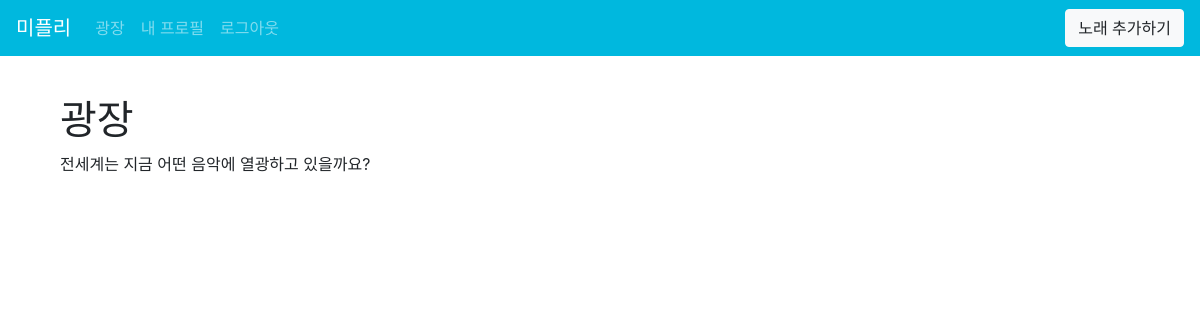
The page / (signed in) on the database as committed earlier.
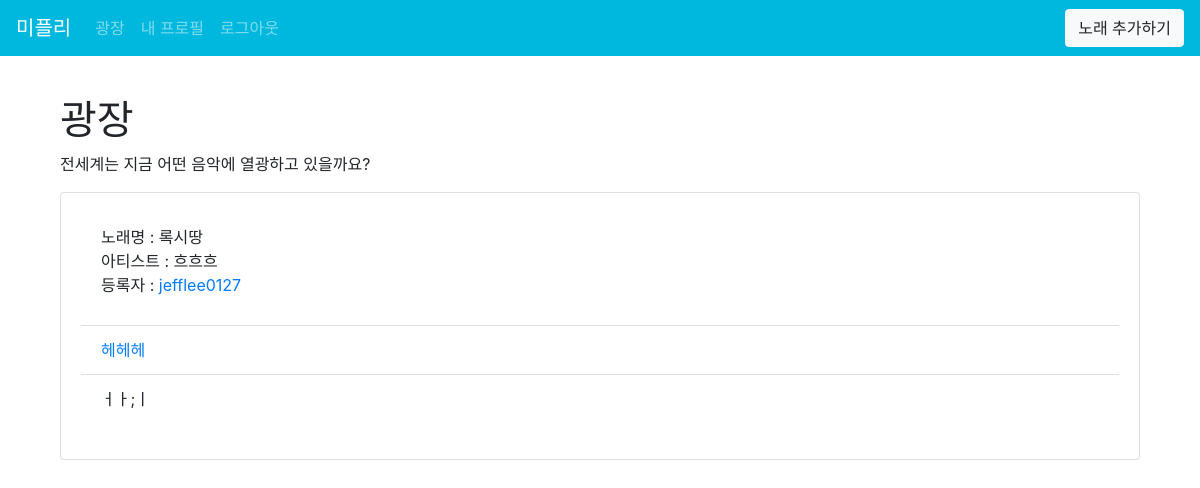
The same page on the database as committed later.
### app.py (models this page shows, shortened)
class Track(db.Model):
    __table_name__ = 'track'
    id = db.Column(db.Integer, primary_key=True)
    title = db.Column(db.String(), nullable=False)
    artist = db.Column(db.String(), nullable=False)
    link = db.Column(db.String())
    description = db.Column(db.String())
    date_added = db.Column(db.DateTime, default=datetime.utcnow())
    list_id = db.Column(db.Integer, nullable=False)
    creator_name = db.Column(db.String(), nullable=False)

### app.py (the view)
@app.route('/')
def index():
    tracks = Track.query.all()
    return render_template('index.html', tracks=tracks)

### app.py (called while the page is built)
@app.context_processor
def inject_lists():
    if 'logged_in' in session:
        data = List.query.filter_by(user_id=session['current_id']).all()
        return dict(mylists=data)
    else :
        return dict(mylists='None')

### templates/index.html (shortened to what this page needs)
{% extends 'layout.html' %}
{% block content %}
<link rel="stylesheet" href="https://stackpath.bootstrapcdn.com/bootstrap/4.3.1/css/bootstrap.min.css">
<br>
<br>
<br>
<br>
<main role="main" class="container">
  <h1>광장</h1>
  <p>전세계는 지금 어떤 음악에 열광하고 있을까요?</p>
  {% for track in tracks %}
  <div class="card">
  <div class="card-body">
    <ul class="list-group list-group-flush">
    <li class="list-group-item"><p>노래명 : {{track.title}} <br>아티스트 : {{track.artist}} <br>등록자 : <a href="{{ url_for('profile', username=track.creator_name)}}">{{track.creator_name}}</a></p></li>
    <li class="list-group-item"><a href="{{track.link}}">{{track.link}}</a></li>
    <li class="list-group-item"><p>{{track.description}}</p></li>
    </ul>
  </div>
  </div>
  {%endfor%}
</main>
{% endblock %}

### templates/layout.html (shortened to what this page needs)
<!DOCTYPE html>
<html lang="en">
<head>
  <link rel="stylesheet" href="https://stackpath.bootstrapcdn.com/bootstrap/4.3.1/css/bootstrap.min.css">
</head>
<body>
  <nav class="navbar navbar-expand-md navbar-dark fixed-top" style="background-color: #00b8de;">
    <a class="navbar-brand" href="{{ url_for('index') }}">미플리</a>
    {% if session['logged_in'] %}
    <div class="collapse navbar-collapse" id="navbarsExampleDefault">
      <ul class="navbar-nav mr-auto">
        <li class="nav-item">
          <a class="nav-link" href="{{ url_for('index') }}">광장</a>
        </li>
        <li class="nav-item">
          <a class="nav-link" href="{{ url_for('profile', username=session['current_user'])}}">내 프로필</a>
        </li>
        <li class="nav-item">
          <a class="nav-link" href="{{ url_for('logout') }}">로그아웃</a>
        </li>
      </ul>
      <button type="button" class="btn btn-light" data-toggle="modal" data-target="#exampleModal">
     노래 추가하기
  </button>
    </div>
    {% endif %}
  </nav>
  <main role="main" class="container">
    {% block content %}{% endblock %}
  </main>
</body>
</html>

Rows that differ between the two databases and show on the page:
added Track: title "록시땅", artist "흐흐흐", creator_name "jefflee0127", link "헤헤헤", description "ㅓㅏ;ㅣ"
